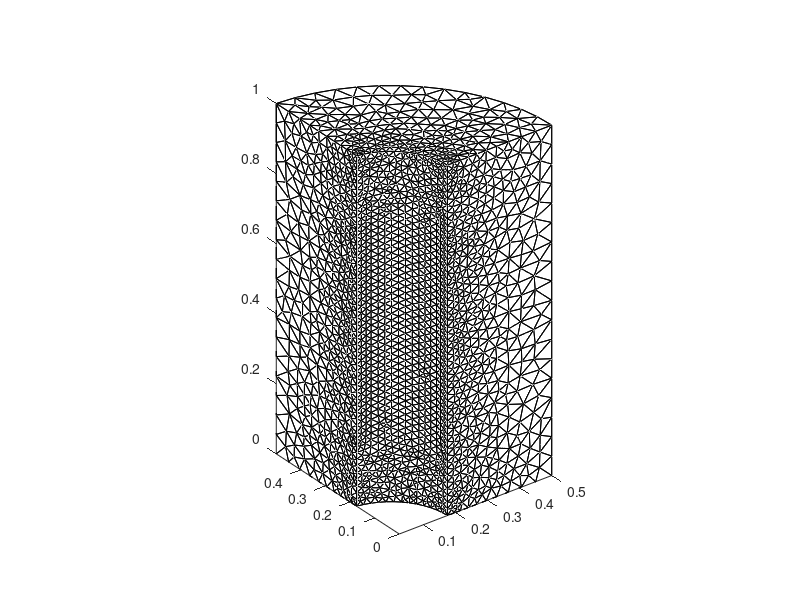

Reproduce this figure in MATLAB. (Note: this script raises an error after producing the figure.)
clc; clear; close all

tri = importdata('tri.dat');
X = [];

for i = 1:2
    figure;
    hold on
    
    switch i
        case 1
            xyz = importdata('xyz.dat');
        case 2
            xyz = importdata('pos_001.dat');
    end
    X = cat(3, X, xyz);
    
    trisurf(tri, xyz(:,1), xyz(:,2), xyz(:,3), ...
        'facecolor', 'w', 'specularstrength', 0);
    
    axis image %vis3d
    view(3)
    camproj('persp');
    if 1
        [azl,ell] = deal( 120, 60 );
        [xl,yl,zl] = sph2cart( pi()*azl/180, pi()*ell/180, 10 );
        light( 'style', 'infinite', 'position', [xl,yl,zl] );
        light( 'style', 'infinite', 'position', [-xl,-yl,-0.5*zl], 'color', 0.7*[1,1,1] );
    end
end


d = sum((X(:,:,1) - X(:,:,2)).^2, 2);
d = 0.5*log10(d);

figure;
trisurf(tri, xyz(:,1), xyz(:,2), xyz(:,3), d, ...
    'facecolor', 'interp', 'edgecolor', 'none');
axis image %vis3d
view(3)
camproj('persp');
colormap(parula(17));
caxis([-16 0]);
colorbar


